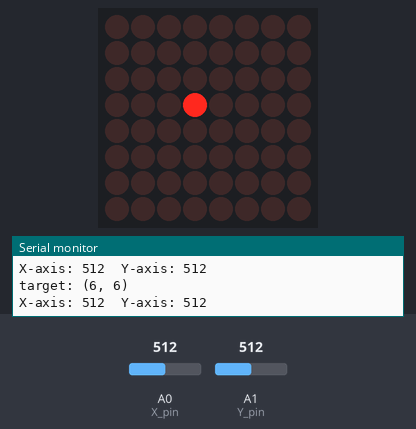
Recording of a sketch running on a simulated Arduino Uno, built with avr-gcc and run on an emulated ATmega328P. On the bench: 8×8 LED matrix, the last lines printed to the serial monitor. The inputs (shaded band) are chosen by the test bench; at power-on: A0 (X_pin) = 512, A1 (Y_pin) = 512.

Above: at 0.77 s.
1.3 s: A0 (X_pin) set to 590
At 1.67 s:
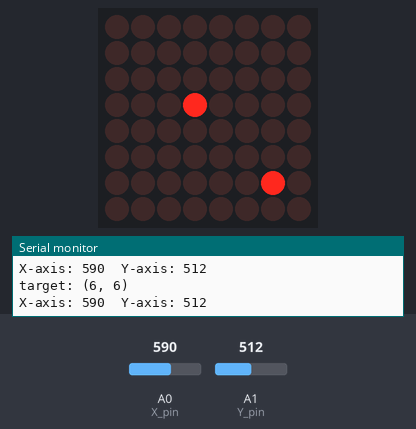
2.8 s: A0 (X_pin) set to 616
At 4.07 s:
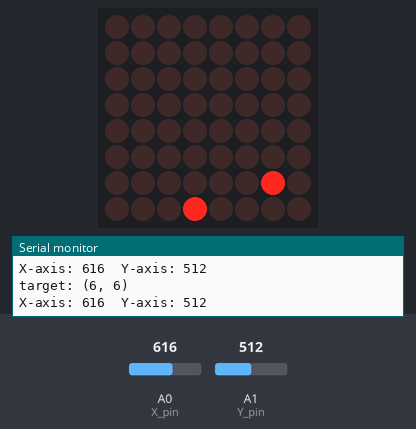
4.8 s: A1 (Y_pin) set to 408
6.3 s: A1 (Y_pin) set to 381
At 7.65 s:
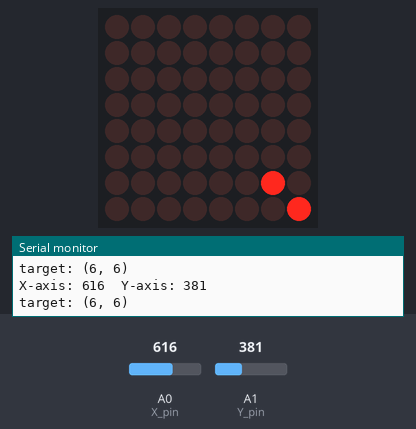
8.4 s: A0 (X_pin) set to 414
9.9 s: A0 (X_pin) set to 381
At 11.55 s:
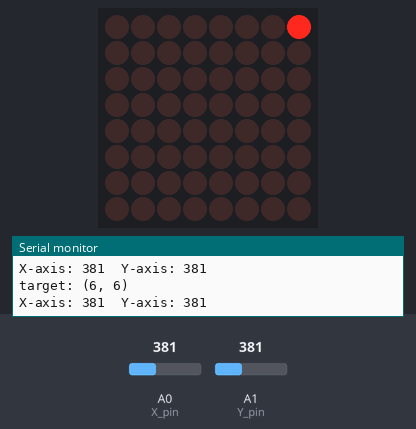
Timing chart, 0 to 13.0 s (numbered marks = the images above; inputs shaded):
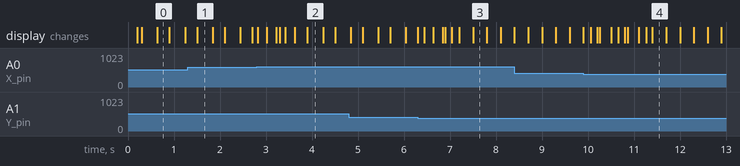

The sketch:

led_control.ino
```cpp
#include "LedControl.h"

const int SW_pin = 2; // digital pin connected to switch output
const int X_pin = 0; // analog pin connected to X output
const int Y_pin = 1; // analog pin connected to Y output

// DataIn, LOAD(CS), CLOCK, number of 8x8 matrices
LedControl lc=LedControl(6, 10, 11, 1);

void setup() {

  pinMode(SW_pin, INPUT);
  digitalWrite(SW_pin, HIGH);
  Serial.begin(9600);

  /*
   The MAX72XX is in power-saving mode on startup, we have to do a wakeup call
   */
  lc.shutdown(0, false);

  /* Set the brightness to a medium values */
  lc.setIntensity(0, 8);

  /* and clear the display */
  lc.clearDisplay(0);
}

void show_player(int px, int py, bool visible) {
  lc.setLed(0, px, py, visible);
}

void log_serial(int x_read, int y_read) {
  Serial.print("X-axis: ");
  Serial.print(x_read);
  Serial.print("\t");
  Serial.print("Y-axis: ");
  Serial.println(y_read);
  Serial.print("\n");
}

void log_target(int x, int y) {
  Serial.print("target: (");
  Serial.print(x);
  Serial.print(", ");
  Serial.print(y);
  Serial.print(")\n");
}

// Player coordinates
int px = 3;
int py = 3;

// Player direction
int dx = 1;
int dy = 1;

// Target coordinates
int tx = 6;
int ty = 6;

void win_animation(int x, int y) {
  for (int i = 1; i < 8; i++) {
    for (int dx = -i; dx <= i; dx += i) {
      for (int dy = -i; dy <= i; dy += i) {
        if (dx != 0 || dy != 0) {
          int px = x + dx;
          int py = y + dy;
          lc.setLed(0, px, py, true);
        }
      }
    }
    delay(150);
  }

  delay(500);
  lc.clearDisplay(0);
}

void move_player(int x_read, int y_read) {

  // Handle joystick sensor values, range is 0-1024

  if (x_read > 600) {
    dx = 1;
  }
  else if (x_read < 400) {
    dx = -1;
  }
  else {
    dx = 0;
  }

  if (y_read > 600) {
    dy = 1;
  }
  else if (y_read < 400) {
    dy = -1;
  }
  else {
    dy = 0;
  }

  show_player(px, py, false);

  px = px + dx;
  if (px < 0) px = 0;
  if (px > 7) px = 7;

  py = py - dy;
  if (py < 0) py = 0;
  if (py > 7) py = 7;

  show_player(px, py, true);
}

void loop() {

  static unsigned long player_timestamp = millis();
  static unsigned long target_timestamp = millis();

  unsigned long now = millis();

  unsigned long player_delta = now - player_timestamp;
  if (player_delta > 200ul) {

    log_target(tx, ty);

    int x_read = analogRead(X_pin);
    int y_read = analogRead(Y_pin);

    log_serial(x_read, y_read);

    move_player(x_read, y_read);

    if (px == tx && py == ty) {
      // win

      win_animation(px, py);

      tx = abs((tx * 20219 + ty * 32303) % 8);
      ty = abs((tx * 44543 + ty * 54881) % 8);
    }

    player_timestamp = now;
  }

  unsigned long target_delta = now - target_timestamp;

  // Serial.println(target_delta);

  if (target_delta < 300ul) {
    lc.setLed(0, tx, ty, false);
  }
  else if (target_delta < 600ul) {
    lc.setLed(0, tx, ty, true);
  }
  else {
    target_timestamp = now;
  }
}
```

Measured:
- the behaviour switches between 600 and 601 on A0 (X_pin) (found by bisection; images 1 and 2)
- the behaviour switches between 400 and 399 on A1 (Y_pin) (found by bisection; images 2 and 3)
- the behaviour switches between 400 and 399 on A0 (X_pin) (found by bisection; images 3 and 4)
- after the input at 2.8 s, the display: first changes at once (image 2 shows a later state)
- after the input at 6.3 s, the display: first differs from a run without the input after 0.14 s (image 3 shows a later state)
- after the input at 9.9 s, the display: first differs from a run without the input after 0.16 s (image 4 shows a later state)
